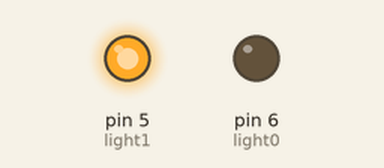
Simulated run of this sketch. Board: Arduino Uno, built with avr-gcc and run on an emulated ATmega328P. Parts: output pins drawn as LEDs (lit = HIGH).

Above: at 7.5 s.
At 22.5 s:
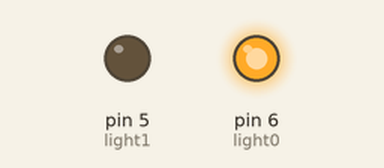
Timing chart, 0 to 39.0 s (numbered marks = the images above):
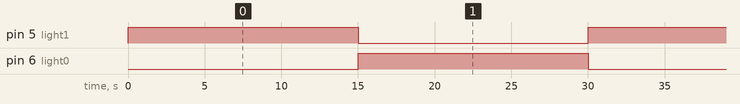

The sketch:

traffic_controller.ino
```cpp
/**
 *  DLVR Project
 *  City Traffic Lights Controller
 *  @author Matheus Dias (@BulbThinker)
 */

const int light0 = 6;
const int light1 = 5;
const int base_time = 15000;
const int low = 0;
const int high = 255;

void setup() {
    // Lights 0
    pinMode(light0, OUTPUT);    //Set mode to output
    analogWrite(light0, low); //Output to high, leds off
    // Lights 1
    pinMode(light1, OUTPUT);    //Set mode to output
    analogWrite(light1, high); //Output to high, leds off
}

void loop() {
    analogWrite(light0, low);  //Lights 0 On
    analogWrite(light1, high); //Lights 1 Off
    delay(base_time);           //Delay base time
    analogWrite(light0, high); //Lights 0 Off
    analogWrite(light1, low);  //Lights 1 On
    delay(base_time);           //Delay base time
}
```

Measured:
- by itself, pin 5 (light1), pin 6 (light0): alternates HIGH for 15.0 s and LOW for 15.0 s
